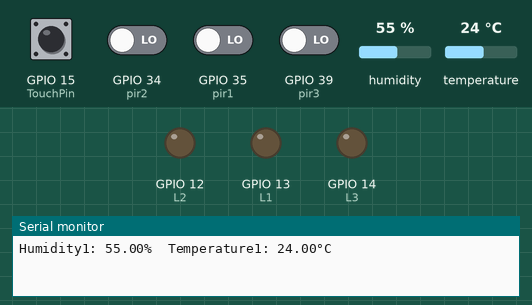
Bench run of a program on a simulated ESP32. Parts: output pins drawn as LEDs (lit = HIGH), the last lines printed to the serial monitor. The inputs (shaded band) are chosen by the test bench; at power-on: GPIO 15 (TouchPin) HIGH, GPIO 34 (pir2), GPIO 35 (pir1), GPIO 39 (pir3) LOW, humidity 55 %, temperature 24 °C.

Above: at 1.2 s.
1.3 s: GPIO 34 (pir2) driven HIGH
At 1.9 s:
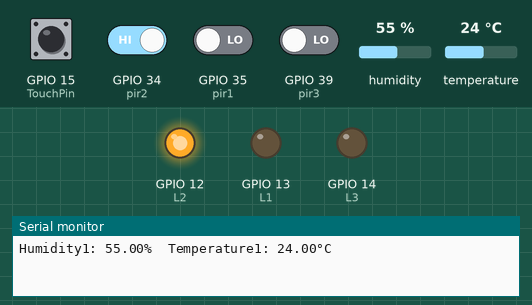
12.1 s: GPIO 35 (pir1) driven HIGH
At 12.5 s:
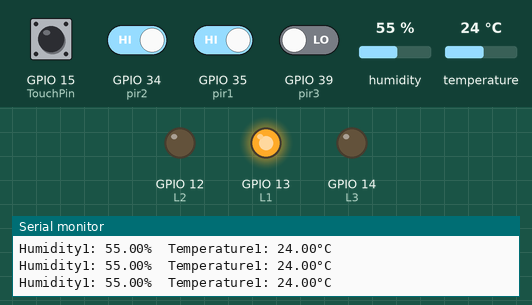
22.9 s: GPIO 39 (pir3) driven HIGH
At 24.3 s:
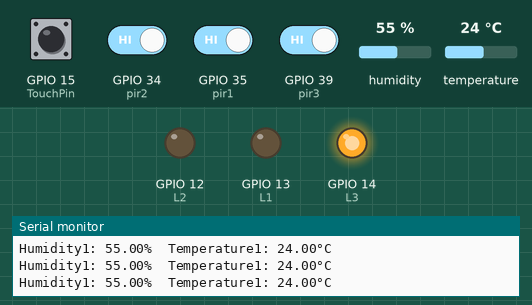
Timing chart, 0 to 34.4 s (numbered marks = the images above; inputs shaded):
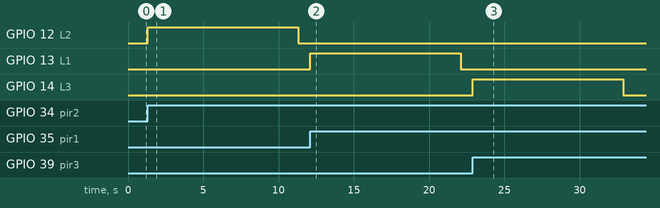

The program:

main.cpp
```cpp
#include <Arduino.h>
#include "Lights/light1.h"
#include "Lights/light2.h"
#include "Lights/light3.h"
// #include "Lights/light4.h"
// #include "Lights/light5.h"
// #include "Lights/light6.h"
#include "Sirens/Siren1.h"
#include "weathers/Room1.h"
#define timeSeconds 10
void light1();
void light2();
void light3();
// void light4();
// void light5();
// void light6();
unsigned long now = millis();
void setup() {
  Serial.begin(9600);
  dht1.begin();
  pinMode(pir1, INPUT_PULLUP);
  pinMode(pir2, INPUT_PULLUP);
  pinMode(pir3, INPUT_PULLUP);
  // pinMode(pir4, INPUT_PULLUP);
  // pinMode(pir5, INPUT_PULLUP);
  // pinMode(pir6, INPUT_PULLUP);
  attachInterrupt(digitalPinToInterrupt(pir1), detectsMovement1, RISING);
  attachInterrupt(digitalPinToInterrupt(pir2), detectsMovement2, RISING);
  attachInterrupt(digitalPinToInterrupt(pir3), detectsMovement3, RISING);
  // attachInterrupt(digitalPinToInterrupt(pir4), detectsMovement4, RISING);
  // attachInterrupt(digitalPinToInterrupt(pir5), detectsMovement5, RISING);
  // attachInterrupt(digitalPinToInterrupt(pir6), detectsMovement6, RISING);
  xTaskCreate(readweather1,"Room 1",5000,NULL,4,NULL);
  pinMode(L1, OUTPUT);
  pinMode(L2, OUTPUT);
  pinMode(L3, OUTPUT);
  // pinMode(L4, OUTPUT);
  // pinMode(L5, OUTPUT);
  // pinMode(L6, OUTPUT);
  digitalWrite(L1, LOW);
  digitalWrite(L2, LOW);
  digitalWrite(L3, LOW);
  // digitalWrite(L4, LOW);
  // digitalWrite(L5, LOW);
  // digitalWrite(L6, LOW);
}

void loop() {
  now = millis();
  light1();
  light2();
  light3();
  // light4();
  // light5();
  // light6();
  Siren1();
}
  //Light 1
  void light1(){
  if((digitalRead(L1) == HIGH) && (motion1 == false)) {
    motion1 = true;
  }
  if(startTimer1 && (now - lastTrigger1 > (timeSeconds * 1000))) {
    digitalWrite(L1, LOW);
    startTimer1 = false;
    motion1 = false;
  }
  }
  //Light 2
  void light2(){
  if((digitalRead(L2) == HIGH) && (motion2 == false)) {
    motion2 = true;
  }
  if(startTimer2 && (now - lastTrigger2 > (timeSeconds * 1000))) {
    digitalWrite(L2, LOW);
    startTimer2 = false;
    motion2 = false;
  }
  }

  //Light 3
  void light3(){
  if((digitalRead(L3) == HIGH) && (motion3 == false)) {
    motion3 = true;
  }
  if(startTimer3 && (now - lastTrigger3 > (timeSeconds * 1000))) {
    digitalWrite(L3, LOW);
    startTimer3 = false;
    motion3 = false;
  }
  }

  // //Light 4
  // void light4(){
  // if((digitalRead(L4) == HIGH) && (motion4 == false)) {
  //   motion4 = true;
  // }
  // if(startTimer4 && (now - lastTrigger4 > (timeSeconds * 1000))) {
  //   digitalWrite(L4, LOW);
  //   startTimer4 = false;
  //   motion4 = false;
  // }
  // }

  // //Light 5
  // void light5(){
  // if((digitalRead(L5) == HIGH) && (motion5 == false)) {
  //   motion5 = true;
  // }
  // if(startTimer5 && (now - lastTrigger5 > (timeSeconds * 1000))) {
  //   digitalWrite(L5, LOW);
  //   startTimer5 = false;
  //   motion5 = false;
  // }
  // }

  // //Light 6
  // void light6(){
  // if((digitalRead(L6) == HIGH) && (motion6 == false)) {
  //   motion6 = true;
  // }
  // if(startTimer6 && (now - lastTrigger6 > (timeSeconds * 1000))) {
  //   digitalWrite(L6, LOW);
  //   startTimer6 = false;
  //   motion6 = false;
  // }
  // }
 
```

light1.h
```cpp
#ifndef light1_h
#define light1_h
#include <Arduino.h>
const int L1 = 13;
const int pir1 = 35;
unsigned long lastTrigger1 = 0;
bool startTimer1 = false;
bool motion1 = false;

void IRAM_ATTR detectsMovement1(){
  digitalWrite(L1, HIGH);
  startTimer1 = true;
  lastTrigger1 = millis();
}
#endif
```

light2.h
```cpp
#ifndef light2_h
#define light2_h
#include <Arduino.h>
#define timeSeconds 10
const int L2 = 12;
const int pir2 = 34;
unsigned long lastTrigger2 = 0;
bool startTimer2 = false;
bool motion2 = false;

void IRAM_ATTR detectsMovement2(){
  digitalWrite(L2, HIGH);
  startTimer2 = true;
  lastTrigger2 = millis();
}
#endif
```

light3.h
```cpp
#ifndef light3_h
#define light3_h
#include <Arduino.h>
#define timeSeconds 10
const int L3 = 14;
const int pir3 = 39;
unsigned long lastTrigger3 = 0;
bool startTimer3 = false;
bool motion3 = false;

void IRAM_ATTR detectsMovement3(){
  digitalWrite(L3, HIGH);
  startTimer3 = true;
  lastTrigger3 = millis();
}
#endif
```

Siren1.h
```cpp
#ifndef Siren1_h
#define Siren1_h
#include <Arduino.h>
const int TouchPin = 15;
const int BuzzerPin = 21;
const int BuzzerFreq = 5000;
const int BuzzerDur = 500;
void Siren1(){
    int TouchValue = 0;
    TouchValue = touchRead(TouchPin);
    if (TouchValue < 10) {
        for(int i=0; i < 3; i++){
            tone(BuzzerPin, BuzzerFreq, BuzzerDur);
            vTaskDelay(BuzzerDur / portTICK_PERIOD_MS);
            noTone(BuzzerPin);
            vTaskDelay(500 / portTICK_PERIOD_MS);
        }
    }
}

#endif
```

Room1.h
```cpp
#ifndef Room1_h
#define Room1_h
#include "DHT.h"
#include <Adafruit_Sensor.h>
#define DHTPIN 4
#define DHTTYPE DHT11
DHT dht1(DHTPIN, DHTTYPE);

void readweather1(void *parameter){
    for(;;){
        float h1 = dht1.readHumidity();
        float t1 = dht1.readTemperature();

        if (isnan(h1) || isnan(t1)) {
            Serial.println(F("Failed to read from DHT sensor!"));
            vTaskDelay(500 / portTICK_PERIOD_MS);
            // return;
        }
        Serial.print(F("Humidity1: "));
        Serial.print(h1);
        Serial.print(F("%  Temperature1: "));
        Serial.print(t1);
        Serial.println(F("°C "));
        vTaskDelay(5000 / portTICK_PERIOD_MS);
    }
}

#endif
```

Measured:
- after the input at 1.3 s, GPIO 12 (L2): LOW → HIGH at once, → LOW 10.0 s later
- after the input at 12.1 s, GPIO 13 (L1): LOW → HIGH at once, → LOW 10.0 s later
- after the input at 22.9 s, GPIO 14 (L3): LOW → HIGH at once, → LOW 10.0 s later
